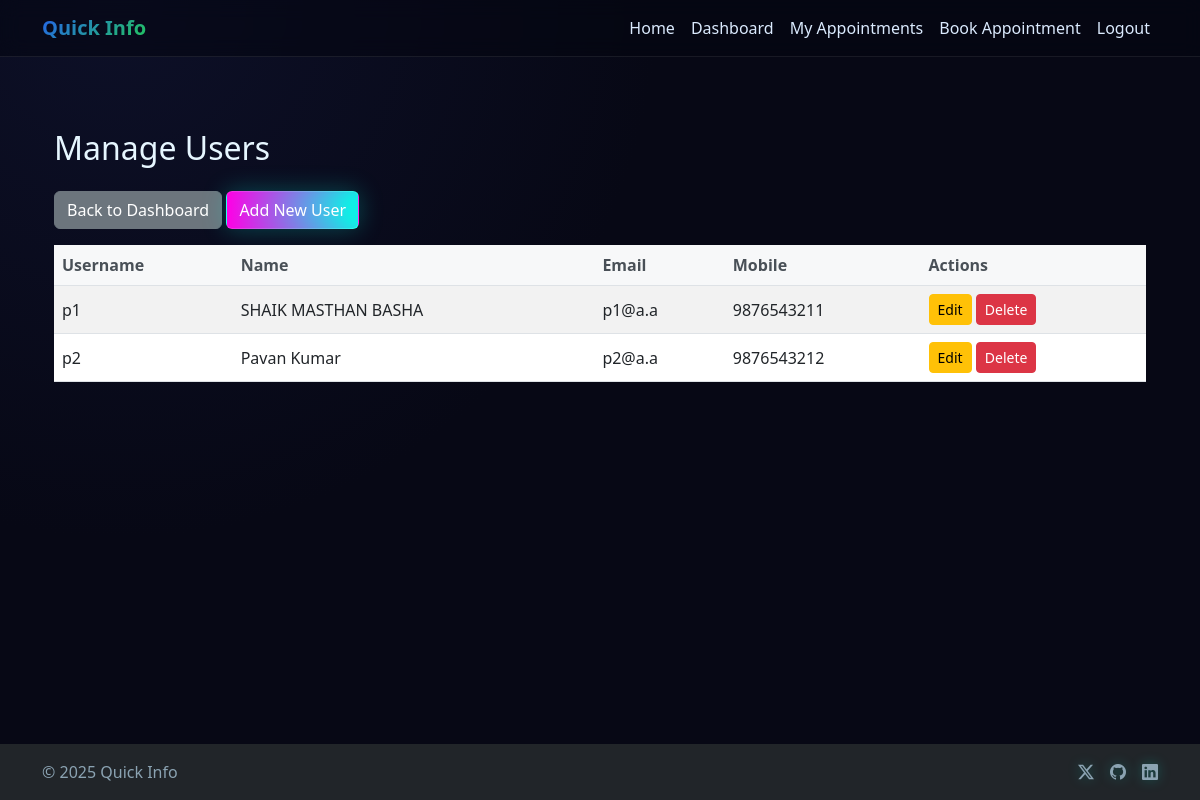
The app's page /admin_users/ (signed in), older data.
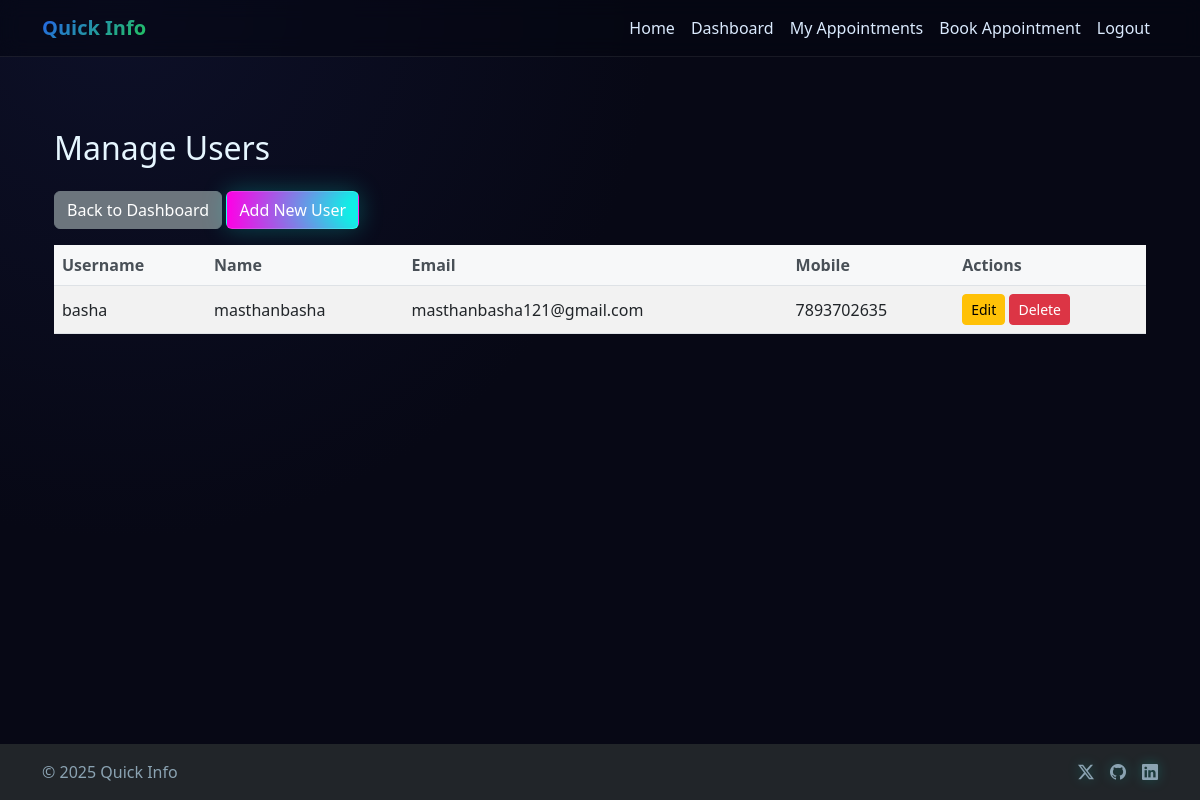
The same page, newer data.
### quickapp/models.py (models this page shows)
class usrData(models.Model):
    username = models.CharField(max_length=20,primary_key=True,unique=True)
    name=models.CharField(max_length=30)
    email = models.EmailField(max_length=40)
    mobile=models.IntegerField()
    password = models.CharField(max_length=30)

### quickapp/views.py (the view)
# urls.py: path('admin_users/', admin_users, name='admin_users'),
@admin_required
def admin_users(request):
    users = usrData.objects.all()
    return render(request, 'admin_users.html', {'users': users})

### quickapp/views.py (called while the page is built)
def admin_required(view_func):
    @wraps(view_func)
    def wrapper(request, *args, **kwargs):
        if 'admin' not in request.session:
            messages.error(request, "Please log in as admin")
            return redirect('/admin_login/')
        return view_func(request, *args, **kwargs)
    return wrapper

### quickapp/templates/admin_users.html (shortened to what this page needs)
{% extends 'base.html' %}
{% block content %}
<div class="container mt-5">
    <div class="row">
        <div class="col-12">
            <h2 class="mb-4">Manage Users</h2>
            <a href="{% url 'admin_dashboard' %}" class="btn btn-secondary mb-3">Back to Dashboard</a>
            <a href="{% url 'admin_user_create' %}" class="btn btn-primary mb-3">Add New User</a>
        </div>
    </div>
    <div class="row">
        <div class="col-12">
            <div class="table-responsive">
                <table class="table table-striped">
                    <thead>
                        <tr>
                            <th>Username</th>
                            <th>Name</th>
                            <th>Email</th>
                            <th>Mobile</th>
                            <th>Actions</th>
                        </tr>
                    </thead>
                    <tbody>
                        {% for user in users %}
                        <tr>
                            <td>{{ user.username }}</td>
                            <td>{{ user.name }}</td>
                            <td>{{ user.email }}</td>
                            <td>{{ user.mobile }}</td>
                            <td>
                                <a href="{% url 'admin_user_edit' user.username %}" class="btn btn-sm btn-warning">Edit</a>
                                <a href="{% url 'admin_user_delete' user.username %}" class="btn btn-sm btn-danger" onclick="return confirm('Are you sure you want to delete this user?')">Delete</a>
                            </td>
                        </tr>
                        {% empty %}
                        <tr>
                            <td colspan="5" class="text-center">No users found</td>
                        </tr>
                        {% endfor %}
                    </tbody>
                </table>
            </div>
        </div>
    </div>
</div>
{% endblock %}

### quickapp/templates/base.html (shortened to what this page needs)
<!DOCTYPE html>
<html lang="en">
<head>
    <link href="https://cdn.jsdelivr.net/npm/bootstrap@5.3.3/dist/css/bootstrap.min.css" rel="stylesheet">
    <link href="https://cdn.jsdelivr.net/npm/bootstrap-icons@1.11.3/font/bootstrap-icons.min.css" rel="stylesheet">
    {% load static %}
    <link rel="stylesheet" href="{% static 'quickapp/styles.css' %}">
</head>
<body>
    <nav class="navbar navbar-expand-lg sticky-top">
        <div class="container">
            <a class="navbar-brand fw-bold" href="/"><span class="brand-gradient">Quick Info</span></a>
            <div class="collapse navbar-collapse" id="nav">
                <ul class="navbar-nav ms-auto mb-2 mb-lg-0">
                    <li class="nav-item"><a class="nav-link" href="/">Home</a></li>
                    {% if request.session.usr %}
                        <li class="nav-item"><a class="nav-link" href="/user_home/">Dashboard</a></li>
                        <li class="nav-item"><a class="nav-link" href="/user_dashboard/">My Appointments</a></li>
                        <li class="nav-item"><a class="nav-link" href="/usr_appointments/">Book Appointment</a></li>
                        <li class="nav-item"><a class="nav-link" href="/logout/">Logout</a></li>
                    {% elif request.session.doc %}
                        <li class="nav-item"><a class="nav-link" href="/dochome/">Dashboard</a></li>
                        <li class="nav-item"><a class="nav-link" href="/logout/">Logout</a></li>
                    {% else %}
                        <li class="nav-item"><a class="nav-link" href="/user/">Patient Login</a></li>
                        <li class="nav-item"><a class="nav-link" href="/doctor/">Doctor Login</a></li>
                        <li class="nav-item"><a class="nav-link" href="/signup/">Sign up</a></li>
                    {% endif %}
                </ul>
            </div>
        </div>
    </nav>
    <main class="container py-4">
        {% block content %}{% endblock %}
    </main>
    <footer class=" bg-dark text-white">
        <div class="container py-3 d-flex  flex-wrap justify-content-between align-items-center">
            <span class="text-muted">© {{ now|default:2025 }} Quick Info</span>
            <div class="d-flex gap-3">
                <a class="text-muted" href="#"><i class="bi bi-twitter-x"></i></a>
                <a class="text-muted" href="#"><i class="bi bi-github"></i></a>
                <a class="text-muted" href="#"><i class="bi bi-linkedin"></i></a>
            </div>
        </div>
    </footer>
</body>
</html>

### quickapp/static/quickapp/styles.css (style rules this page uses)
html, body { height: 100%; }
body { display: flex; flex-direction: column; }
main { flex: 1 0 auto; }
footer { margin-top: auto; }
:root { --radius: 14px; --cyber-bg-1: #070815; --cyber-bg-2: #0a0c1f; --cyber-grid: rgba(0, 255, 234, .12); --cyber-primary: #00ffe6; --cyber-secondary: #ff00e6; --cyber-accent: #7c3aed; --cyber-text: #e6f6ff; }
body { -webkit-font-smoothing: antialiased; -moz-osx-font-smoothing: grayscale; color: var(--cyber-text); background: radial-gradient(circle at 10% 0%, #0d1028 0%, var(--cyber-bg-1) 40%), radial-gradient(circle at 90% 10%, #12092a 0%, var(--cyber-bg-2) 45%), radial-gradient(1200px 600px at 50% 120%, rgba(124,58,237,.18), transparent 60%), radial-gradient(900px 500px at -10% -20%, rgba(0,255,230,.12), transparent 55%); background-attachment: fixed, fixed, fixed, fixed; min-height: 100vh; }
.table td, .table th { vertical-align: middle; }
.btn-primary { background: linear-gradient(90deg, var(--cyber-secondary), var(--cyber-primary)); border: 1px solid rgba(255,255,255,.15); box-shadow: 0 0 24px rgba(0,255,230,.25), inset 0 0 12px rgba(255,0,230,.15); }
.navbar { background: rgba(4,6,18,.55); backdrop-filter: blur(10px); border-bottom: 1px solid rgba(255,255,255,.08); }
.navbar .nav-link { color: #dbeafe; }
footer .text-muted { color: #8ba3b2 !important; }
.brand-gradient { background: linear-gradient(135deg,var(--cyber-primary),var(--cyber-secondary)); -webkit-background-clip:text; background-clip:text; color:transparent; }
.table { background-color: rgba(255, 255, 255, 0.95); color: #0f172a; }
.table th { background-color: rgba(248, 249, 250, 0.9); color: #495057; font-weight: 600; }
.table td { color: #212529; }
.text-muted { color: #b5c6d6 !important; }
.bi { color: currentColor; filter: drop-shadow(0 0 6px rgba(0,255,230,.25)); }

### quickapp/templates/base.html (style rules this page uses)
.brand-gradient { background: linear-gradient(135deg,#2563eb,#22c55e); -webkit-background-clip: text; background-clip: text; color: transparent; }

Row changes from the older to the newer data that the page shows:
removed usrData: username "p1", name "SHAIK MASTHAN BASHA", email "p1@a.a", mobile "9876543211"
removed usrData: username "p2", name "Pavan Kumar", email "p2@a.a", mobile "9876543212"
added usrData: username "basha", name "masthanbasha", email "masthanbasha121@gmail.com", mobile "7893702635"
